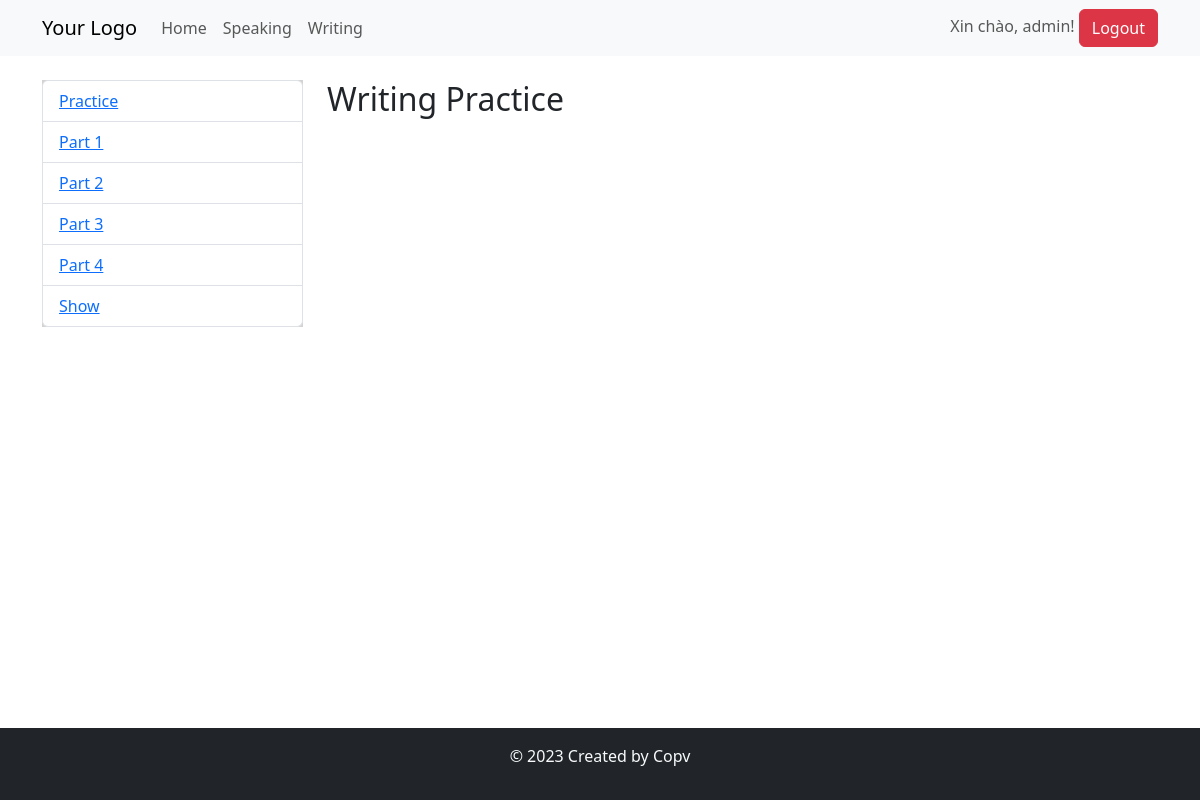
Before: /writing/practice/ (signed in) with the older database file.
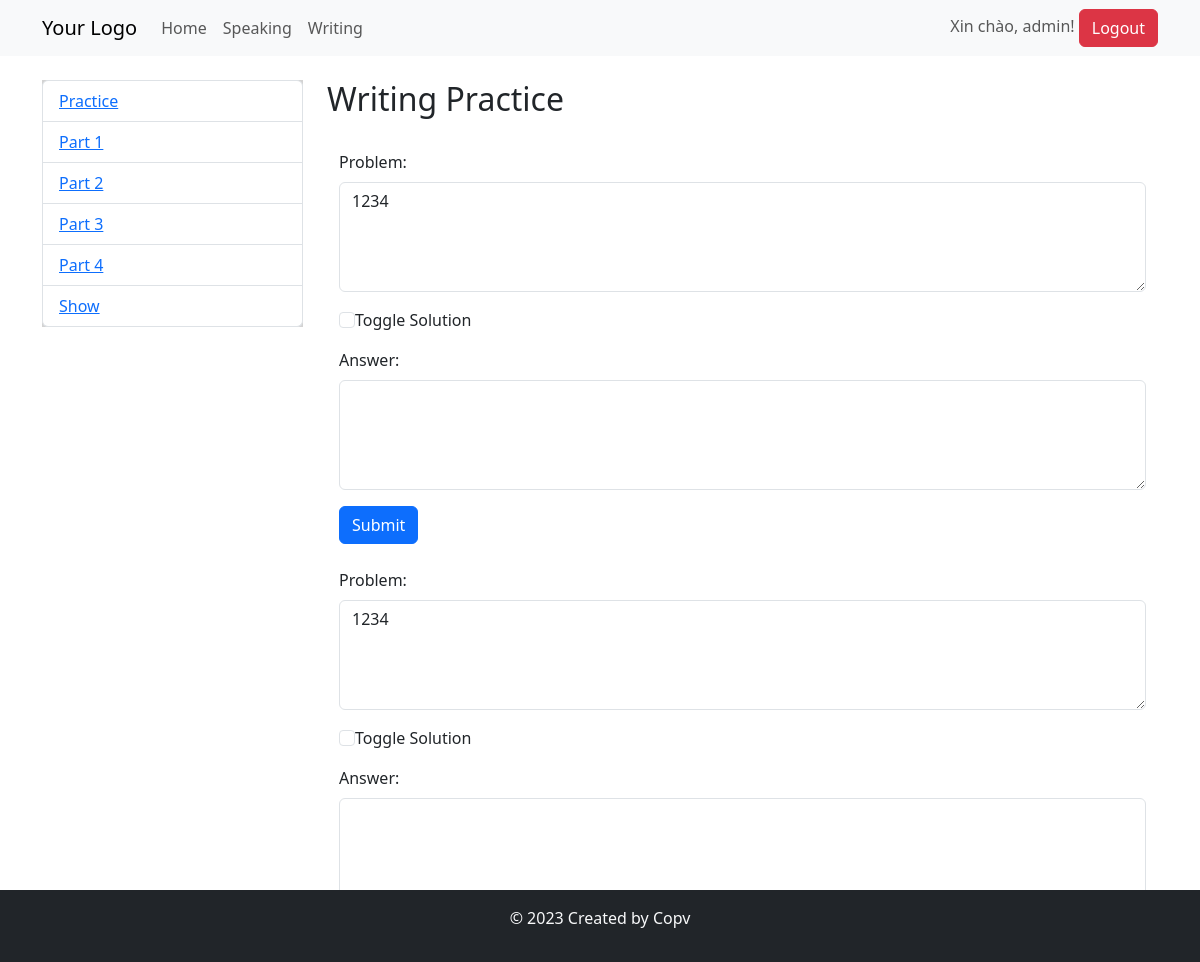
After: the same page with the newer database file.
### Core/models.py (models this page shows, shortened)
class Writing(models.Model):
    STATUS_CHOICES = (
        (1, 'Part 1'),
        (2, 'Part 2'),
        (3, 'Part 3'),
        (4, 'Part 4'),
    )
    id = models.fields.IntegerField(primary_key=True, auto_created=True, unique=True)
    type = models.IntegerField(choices=STATUS_CHOICES)
    problem = models.TextField(blank=False, default="")
    solution = models.TextField(blank=False, default="")
    count = models.IntegerField(default=0)
    user = models.ForeignKey(User, on_delete=models.CASCADE, default=1)

### Core/views.py (the view, shortened to what this page needs)
# urls.py: path('writing/practice/', Writing_practice.as_view(), name='writing_practice'),
class Writing_practice(View):
    def get(self, request):
        writings = Writing.objects.filter(user=request.user.id).order_by('count')
        return render(request, 'Core/writing_practice.html', context={'writings':writings})

### templates/Core/writing_practice.html (shortened to what this page needs)
{% extends "Core/base.html" %}
{% block body %}
    <div class="row">
        <div class="col-md-3">
            <div style="background-color: lightgray;">
                <ul class="list-group">
                    <li class="list-group-item"><a href="{% url "Core:writing" %}practice">Practice</a></li>
                    <li class="list-group-item"><a href="{% url "Core:writing" %}1">Part 1</a></li>
                    <li class="list-group-item"><a href="{% url "Core:writing" %}2">Part 2</a></li>
                    <li class="list-group-item"><a href="{% url "Core:writing" %}3">Part 3</a></li>
                    <li class="list-group-item"><a href="{% url "Core:writing" %}4">Part 4</a></li>
                    <li class="list-group-item"><a href="{% url "Core:writing" %}practice/all">Show</a></li>
                </ul>
            </div>
        </div>
        <div class="col-md-9">
            <h2>Writing Practice</h2>
            <ul class="list-group">
                {% for writing in writings %}
                    <form id="contentForm" method="post" action="" class="container mt-4">
                        <div class="mb-3">
                            <label for="problem" class="form-label">Problem:</label>
                            <textarea id="problem"  class="form-control" rows="4" required
                                      readonly>{{ writing.problem }}</textarea>
                        </div>
                        <div class="mb-3">
                            <label class="form-check-label">
                                <input type="checkbox" class="form-check-input toggleButton">Toggle Solution
                            </label>
                        </div>
                        <div class="mb-3">
                            <label for="solution" class="form-label">Answer:</label>
                            <textarea id="solution" name="solution" class="form-control" rows="4" required></textarea>
                        </div>
                        <button type="submit" class="btn btn-primary">Submit</button>
                    </form>
                {% endfor %}
            </ul>
        </div>
    </div>
{% endblock %}

Changed rows visible on the page:
added Writing: problem "1234"
added Writing: problem "1234"
